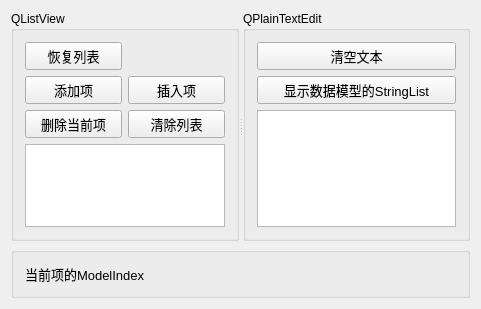
<?xml version="1.0" encoding="UTF-8"?>
<ui version="4.0">
 <class>Widget</class>
 <widget class="QWidget" name="Widget">
  <property name="geometry">
   <rect>
    <x>0</x>
    <y>0</y>
    <width>481</width>
    <height>309</height>
   </rect>
  </property>
  <property name="windowTitle">
   <string>Widget</string>
  </property>
  <layout class="QVBoxLayout" name="verticalLayout_4">
   <item>
    <widget class="QSplitter" name="splitter">
     <property name="orientation">
      <enum>Qt::Horizontal</enum>
     </property>
     <widget class="QGroupBox" name="groupBox">
      <property name="title">
       <string>QListView</string>
      </property>
      <layout class="QVBoxLayout" name="verticalLayout_3">
       <item>
        <layout class="QGridLayout" name="gridLayout">
         <item row="0" column="0">
          <widget class="QPushButton" name="btnIniList">
           <property name="font">
            <font>
             <pointsize>10</pointsize>
            </font>
           </property>
           <property name="text">
            <string>恢复列表</string>
           </property>
          </widget>
         </item>
         <item row="1" column="0">
          <widget class="QPushButton" name="btnListAppend">
           <property name="font">
            <font>
             <pointsize>10</pointsize>
            </font>
           </property>
           <property name="text">
            <string>添加项</string>
           </property>
          </widget>
         </item>
         <item row="1" column="1">
          <widget class="QPushButton" name="btnListInsert">
           <property name="font">
            <font>
             <pointsize>10</pointsize>
            </font>
           </property>
           <property name="text">
            <string>插入项</string>
           </property>
          </widget>
         </item>
         <item row="2" column="0">
          <widget class="QPushButton" name="btnListDelete">
           <property name="font">
            <font>
             <pointsize>10</pointsize>
            </font>
           </property>
           <property name="text">
            <string>删除当前项</string>
           </property>
          </widget>
         </item>
         <item row="2" column="1">
          <widget class="QPushButton" name="btnListClear">
           <property name="font">
            <font>
             <pointsize>10</pointsize>
            </font>
           </property>
           <property name="text">
            <string>清除列表</string>
           </property>
          </widget>
         </item>
        </layout>
       </item>
       <item>
        <widget class="QListView" name="listView"/>
       </item>
      </layout>
     </widget>
     <widget class="QGroupBox" name="groupBox_2">
      <property name="title">
       <string>QPlainTextEdit</string>
      </property>
      <layout class="QVBoxLayout" name="verticalLayout_2">
       <item>
        <layout class="QVBoxLayout" name="verticalLayout">
         <item>
          <widget class="QPushButton" name="btnTextClear">
           <property name="font">
            <font>
             <pointsize>10</pointsize>
            </font>
           </property>
           <property name="text">
            <string>清空文本</string>
           </property>
          </widget>
         </item>
         <item>
          <widget class="QPushButton" name="btnTextImport">
           <property name="font">
            <font>
             <pointsize>10</pointsize>
            </font>
           </property>
           <property name="text">
            <string>显示数据模型的StringList</string>
           </property>
          </widget>
         </item>
        </layout>
       </item>
       <item>
        <widget class="QPlainTextEdit" name="plainTextEdit"/>
       </item>
      </layout>
     </widget>
    </widget>
   </item>
   <item>
    <widget class="QGroupBox" name="groupBox_3">
     <property name="title">
      <string/>
     </property>
     <layout class="QHBoxLayout" name="horizontalLayout">
      <item>
       <widget class="QLabel" name="LabInfo">
        <property name="font">
         <font>
          <pointsize>10</pointsize>
         </font>
        </property>
        <property name="text">
         <string>当前项的ModelIndex</string>
        </property>
       </widget>
      </item>
     </layout>
    </widget>
   </item>
  </layout>
 </widget>
 <layoutdefault spacing="6" margin="11"/>
 <resources/>
 <connections/>
</ui>
